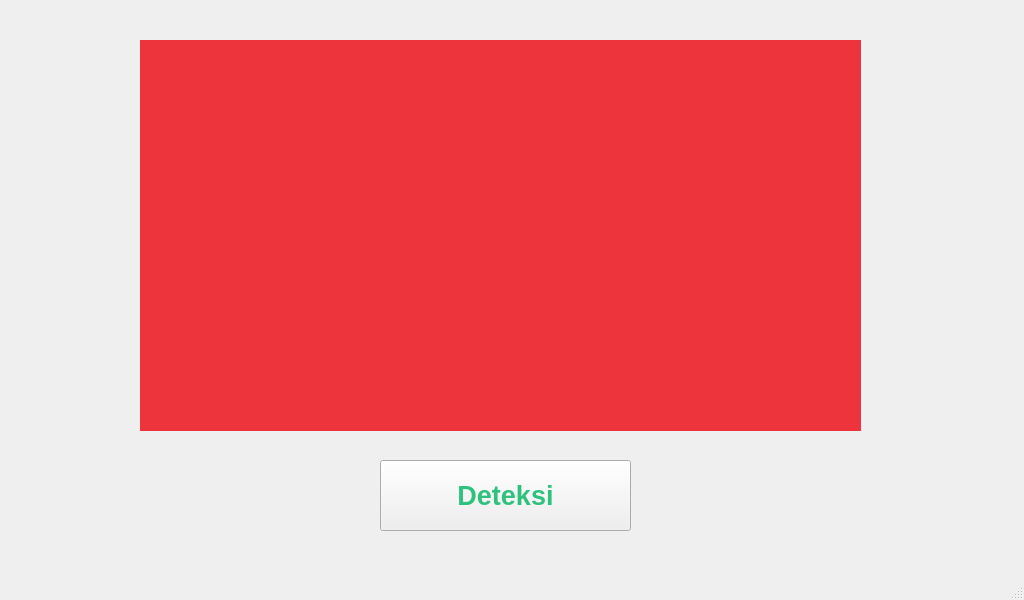
<?xml version="1.0" encoding="UTF-8"?>
<ui version="4.0">
 <class>Deteksi</class>
 <widget class="QMainWindow" name="Deteksi">
  <property name="geometry">
   <rect>
    <x>0</x>
    <y>0</y>
    <width>1024</width>
    <height>600</height>
   </rect>
  </property>
  <property name="minimumSize">
   <size>
    <width>1024</width>
    <height>600</height>
   </size>
  </property>
  <property name="maximumSize">
   <size>
    <width>1024</width>
    <height>600</height>
   </size>
  </property>
  <property name="windowTitle">
   <string>MainWindow</string>
  </property>
  <property name="styleSheet">
   <string notr="true">background-image: url(:/menu/START(2) 1.png);</string>
  </property>
  <widget class="QWidget" name="centralwidget">
   <widget class="QLabel" name="label">
    <property name="geometry">
     <rect>
      <x>140</x>
      <y>40</y>
      <width>721</width>
      <height>391</height>
     </rect>
    </property>
    <property name="styleSheet">
     <string notr="true">color: rgb(237, 51, 59);
background-color: rgb(237, 51, 59);</string>
    </property>
    <property name="text">
     <string/>
    </property>
   </widget>
   <widget class="QPushButton" name="pushButton">
    <property name="geometry">
     <rect>
      <x>380</x>
      <y>460</y>
      <width>251</width>
      <height>71</height>
     </rect>
    </property>
    <property name="font">
     <font>
      <pointsize>20</pointsize>
      <bold>true</bold>
     </font>
    </property>
    <property name="styleSheet">
     <string notr="true">color: rgb(46, 194, 126);</string>
    </property>
    <property name="text">
     <string>Deteksi</string>
    </property>
   </widget>
   <widget class="QPushButton" name="pushButton_2">
    <property name="geometry">
     <rect>
      <x>30</x>
      <y>0</y>
      <width>91</width>
      <height>80</height>
     </rect>
    </property>
    <property name="styleSheet">
     <string notr="true">background-image: url(:/menu/arrow 1.png);
background-repeat:false;
border-radius: 10;</string>
    </property>
    <property name="text">
     <string/>
    </property>
   </widget>
  </widget>
  <widget class="QMenuBar" name="menubar">
   <property name="geometry">
    <rect>
     <x>0</x>
     <y>0</y>
     <width>1024</width>
     <height>23</height>
    </rect>
   </property>
  </widget>
  <widget class="QStatusBar" name="statusbar"/>
 </widget>
 <resources/>
 <connections/>
</ui>
